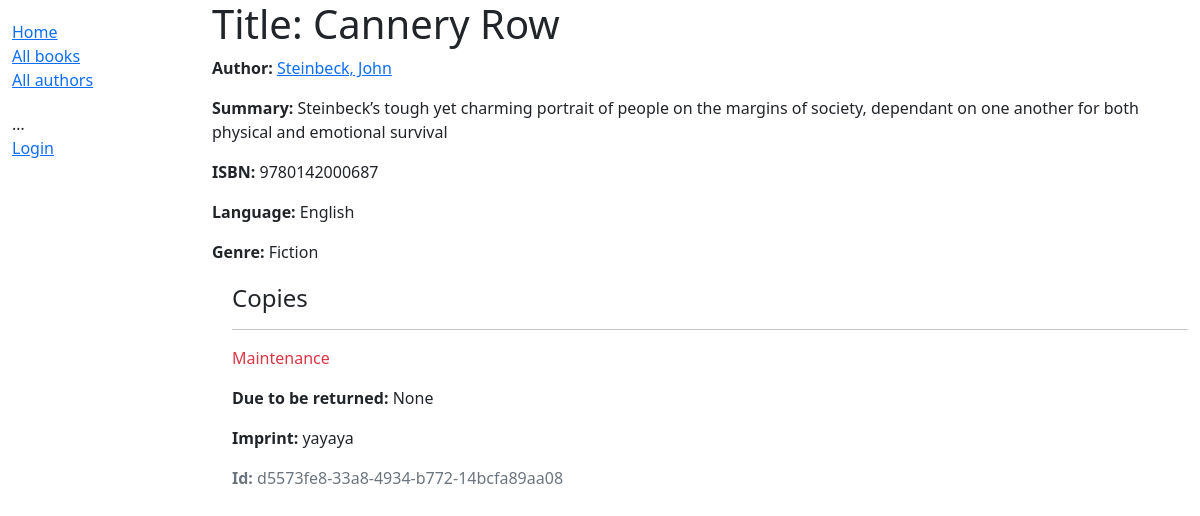
The page /catalog/book/1 on the database as committed earlier.
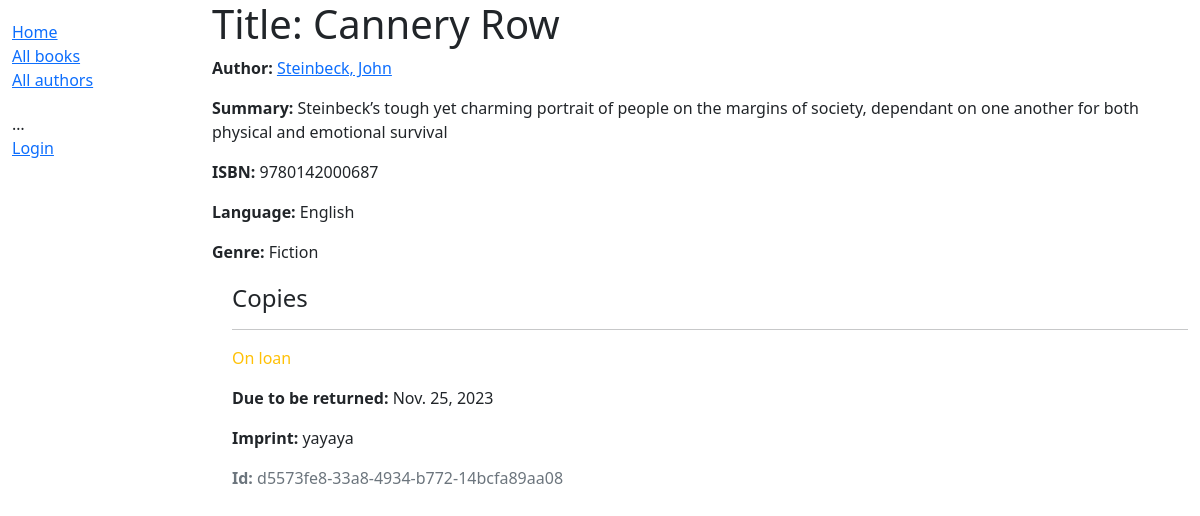
The same page on the database as committed later.
### catalog/models.py (models this page shows, shortened)
class Book(models.Model):
    title = models.CharField(max_length=200)
    author = models.ForeignKey('Author', on_delete=models.SET_NULL, null=True)
    summary = models.TextField(max_length=1000, help_text='Enter a brief description of the book')
    isbn = models.CharField('ISBN', max_length=13, unique=True,
                             help_text='13 Character <a href="https://www.isbn-international.org/content/what-isbn">ISBN number</a>')
    genre = models.ManyToManyField(Genre, help_text='Select a genre for this book')
    language = models.ForeignKey('Language', on_delete=models.SET_NULL, null=True)
    def display_genre(self):
        """Create a string for the Genre. This is required to display genre in Admin."""
        return ', '.join(genre.name for genre in self.genre.all()[:3])
    display_genre.short_description = 'Genre'

class Author(models.Model):
    first_name = models.CharField(max_length=100)
    last_name = models.CharField(max_length=100)
    date_of_birth = models.DateField(null=True, blank=True)
    date_of_death = models.DateField('Died', null=True, blank=True)
    class Meta:
        ordering = ['last_name', 'first_name']
    def get_absolute_url(self):
        return reverse('author-detail', args=[str(self.id)])
    def __str__(self):
        return f'{self.last_name}, {self.first_name}'

class Language(models.Model):
    name = models.CharField(max_length=200, help_text="Enter the book's natural language (e.g. English, French, Japanese etc.)")
    def __str__(self):
        return self.name

class Genre(models.Model):
    name = models.CharField(max_length=200, help_text='Enter a book genre (e.g. Science Fiction)')
    def __str__(self):
        return self.name

class BookInstance(models.Model):
    id = models.UUIDField(primary_key=True, default=uuid.uuid4, help_text='Unique ID for this particular book across whole library')
    book = models.ForeignKey('Book', on_delete=models.RESTRICT, null=True)
    imprint = models.CharField(max_length=200)
    due_back = models.DateField(null=True, blank=True)
    borrower = models.ForeignKey(settings.AUTH_USER_MODEL, on_delete=models.SET_NULL, null=True, blank=True)
    LOAN_STATUS = (
        ('m', 'Maintenance'),
        ('o', 'On loan'),
        ('a', 'Available'),
        ('r', 'Reserved'),
    )
    status = models.CharField(
        max_length=1,
        choices=LOAN_STATUS,
        blank=True,
        default='m',
        help_text='Book availability',
    )
    class Meta:
        ordering = ['due_back']
        permissions = (("can_mark_returned", "Set book as returned"),)

### catalog/views.py (the view)
# urls.py: path('book/<int:pk>', views.BookDetailView.as_view(), name='book-detail'),
class BookDetailView(generic.DetailView):
    model = Book

### catalog/templates/catalog/book_detail.html (shortened to what this page needs)
{% extends "base_generic.html" %}
{% block content %}
  <h1>Title: {{ book.title }}</h1>
  <p><strong>Author:</strong> <a href="{{book.author.get_absolute_url}}">{{ book.author }}</a></p>
  <p><strong>Summary:</strong> {{ book.summary }}</p>
  <p><strong>ISBN:</strong> {{ book.isbn }}</p>
  <p><strong>Language:</strong> {{ book.language }}</p>
  <p><strong>Genre:</strong> {{ book.genre.all|join:", " }}</p>
  <div style="margin-left:20px;margin-top:20px">
    <h4>Copies</h4>
    {% for copy in book.bookinstance_set.all %}
      <hr />
      <p
        class="{% if copy.status == 'a' %}text-success{% elif copy.status == 'm' %}text-danger{% else %}text-warning{% endif %}">
        {{ copy.get_status_display }}
      </p>
      {% if copy.status != 'a' %}
        <p><strong>Due to be returned:</strong> {{ copy.due_back }}</p>
      {% endif %}
      <p><strong>Imprint:</strong> {{ copy.imprint }}</p>
      <p class="text-muted"><strong>Id:</strong> {{ copy.id }}</p>
    {% endfor %}
  </div>
{% endblock %}
{% block sidebar %}
  {{ block.super }}
{% endblock %}

### catalog/templates/base_generic.html (shortened to what this page needs)
<!DOCTYPE html>
<html lang="en">
  <head>
    <link
      href="https://cdn.jsdelivr.net/npm/bootstrap@5.1.3/dist/css/bootstrap.min.css"
      rel="stylesheet"
 />
    {% load static %}
    <link rel="stylesheet" href="{% static 'css/styles.css' %}" />
  </head>
  <body>
    <div class="container-fluid">
      <div class="row">
        <div class="col-sm-2">
          {% block sidebar %}
            <ul class="sidebar-nav">
              <li><a href="{% url 'index' %}">Home</a></li>
              <li><a href="{% url 'books' %}">All books</a></li>
              <li><a href="{% url 'authors' %}">All authors</a></li>
            </ul>
            <ul class="sidebar-nav">
              …
             {% if user.is_authenticated %}
               <li>User: {{ user.get_username }}</li>
               <li><a href="{% url 'my-borrowed' %}">My Borrowed Books</a></li>
               <li><a href="{% url 'logout' %}?next={{ request.path }}">Logout</a></li>
             {% else %}
               <li><a href="{% url 'login' %}?next={{ request.path }}">Login</a></li>
             {% endif %}
            </ul>
          {% endblock %}
        </div>
        <div class="col-sm-10 ">{% block content %}{% endblock %}
        </div>
      </div>
    </div>
  </body>
</html>

Rows that differ between the two databases and show on the page:
changed BookInstance "yayaya": status "Maintenance" → "On loan"; due_back "None" → "Nov. 25, 2023"
